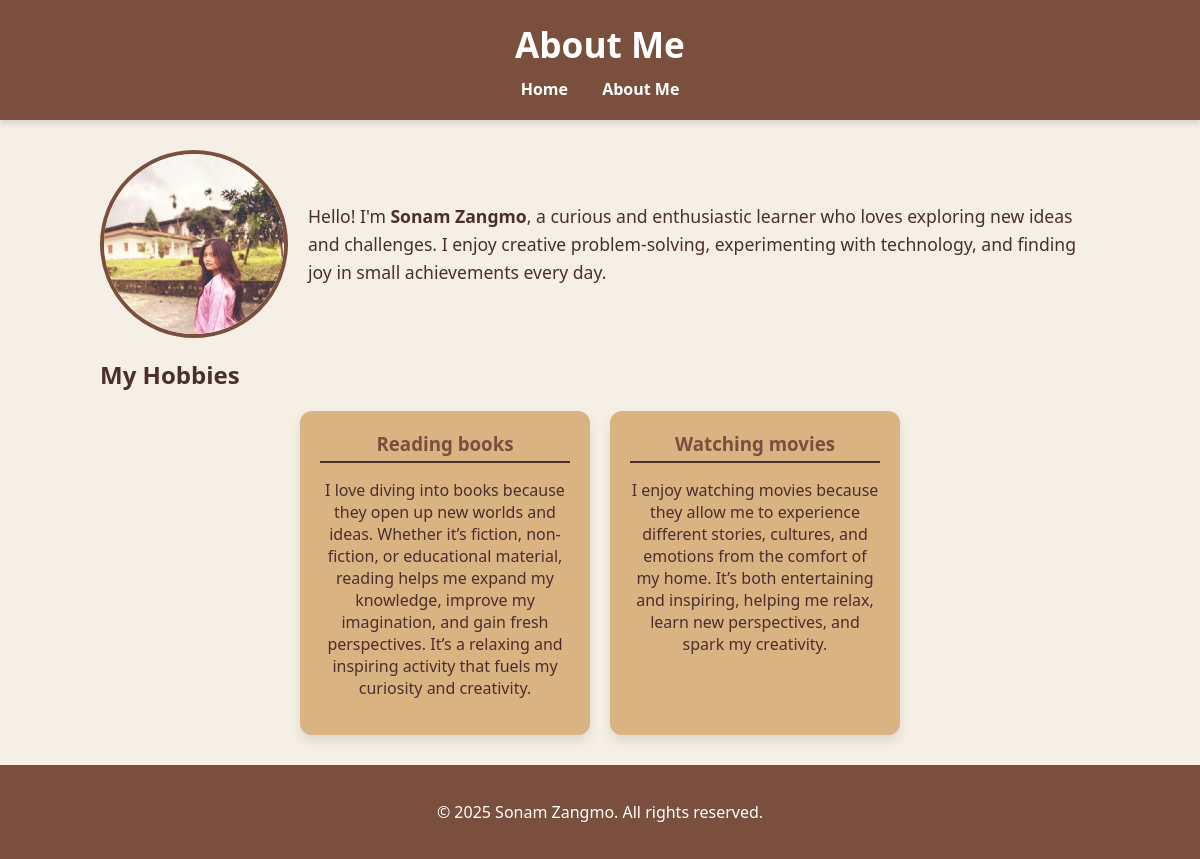
The page /about/ on the database its author committed.
### szJourney/models.py (models this page shows, shortened)
class Hobby(models.Model):
    name = models.CharField(max_length=100)
    description = models.TextField(blank=True, null=True)
    image = models.ImageField(upload_to='hobbies/', blank=True, null=True)  # optional

### szJourney/views.py (the view)
# urls.py: path('about/', views.about_me, name='about_me'),
def about_me(request):
    hobbies = Hobby.objects.all()
    return render(request, 'aboutMe.html', {'hobbies': hobbies})

### szJourney/templates/aboutMe.html (shortened to what this page needs)
{% load static %}
<!DOCTYPE html>
<html lang="en">
<head>
    <link rel="stylesheet" href="{% static 'styles/style.css' %}">
</head>
<body>
    <header>
        <h1>About Me</h1>
        <nav>
            <a href="{% url 'index' %}">Home</a>
            <a href="{% url 'about_me' %}">About Me</a>
        </nav>
    </header>
    <main>
        <section class="bio">
            <img src="{% static 'images/profile.jpg' %}" alt="Profile Picture">
            <p>
                Hello! I'm <strong>Sonam Zangmo</strong>, a curious and enthusiastic learner who loves exploring new ideas and challenges. I enjoy creative problem-solving, experimenting with technology,
                and finding joy in small achievements every day.
            </p>
        </section>
        <section>
            <h2>My Hobbies</h2>
            <div class="card-container">
                {% for hobby in hobbies %}
                <div class="card">
                    <h3>{{ hobby.name }}</h3>
                    <p>{{ hobby.description }}</p>
                </div>
                {% empty %}
                <p>No hobbies added yet.</p>
                {% endfor %}
            </div>
        </section>
    </main>
    <footer>
        <p>&copy; 2025 Sonam Zangmo. All rights reserved.</p>
    </footer>
</body>
</html>

### szJourney/static/styles/style.css (style rules this page uses)
body { font-family: 'Segoe UI', Tahoma, Geneva, Verdana, sans-serif; margin: 0; padding: 0; background-color: #f5efe6; color: #4b2e2e; }
a { text-decoration: none; color: #4b2e2e; }
header { background-color: #7a4f3e; color: white; padding: 20px 0; text-align: center; box-shadow: 0 4px 6px rgba(0,0,0,0.1); }
header h1 { margin: 0; font-size: 2.2rem; }
header nav { margin-top: 10px; }
header nav a { color: white; margin: 0 15px; font-weight: bold; transition: color 0.3s; }
main { max-width: 1000px; margin: 30px auto; padding: 0 20px; }
.card-container { display: flex; flex-wrap: wrap; gap: 20px; justify-content: center; }
.card { background-color: #d9b382; color: #4b2e2e; border-radius: 12px; padding: 20px; width: 250px; text-align: center; box-shadow: 0 6px 12px rgba(0,0,0,0.1); transition: transform 0.3s, box-shadow 0.3s; }
.card h3 { margin-top: 0; margin-bottom: 10px; color: #7a4f3e; border-bottom: 2px solid #4b2e2e; padding-bottom: 5px; }
.bio { display: flex; flex-wrap: wrap; align-items: center; gap: 20px; margin-bottom: 20px; }
.bio img { width: 180px; height: 180px; border-radius: 50%; border: 4px solid #7a4f3e; object-fit: cover; transition: transform 0.3s; }
.bio p { flex: 1; font-size: 1.1rem; line-height: 1.6; }
footer { text-align: center; padding: 20px 0; background-color: #7a4f3e; color: white; margin-top: 30px; }

### rows shown on the page
Hobby: name "Reading books", description "I love diving into books because they open up new worlds and ideas. Whether it’s fiction, non-fiction, or educational material, reading helps me expand my knowledge, improve my imagination, and gain fresh perspectives. It’s a relaxing and inspiring activity that fuels my curiosity and creativity."
Hobby: name "Watching movies", description "I enjoy watching movies because they allow me to experience different stories, cultures, and emotions from the comfort of my home. It’s both entertaining and inspiring, helping me relax, learn new perspectives, and spark my creativity."
